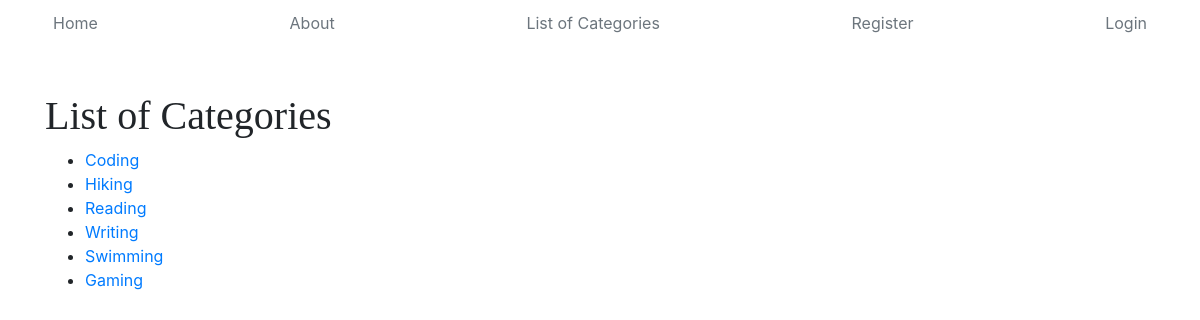
Page /blog/category_list/ on the earlier database version.
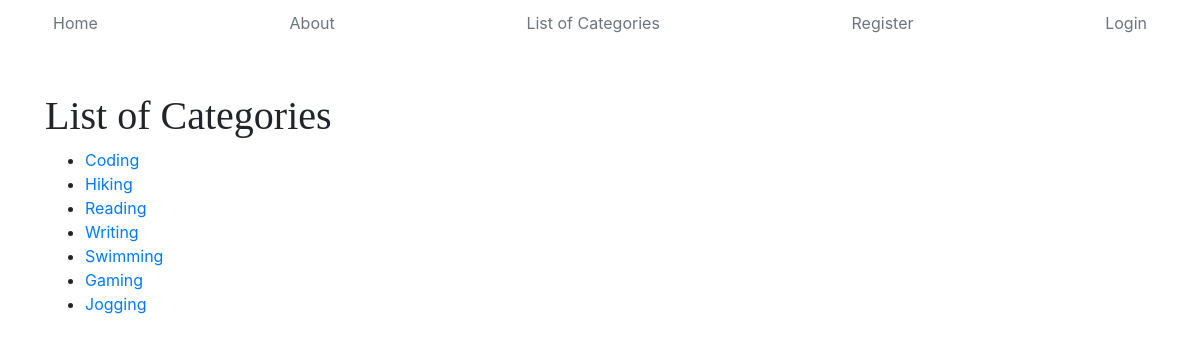
Same page on the later database version.
### blog/models.py (models this page shows, shortened)
class CategoryModel(models.Model):
    title = models.CharField(max_length=255)
    slug = models.SlugField(blank=True,unique=True)

### blog/views.py (the view)
# urls.py: path('category_list/',CategoryList.as_view(),name="category_list"),
class CategoryList(ListView):
    model = CategoryModel
    template_name = "blog/category_list.html"

### blog/templates/blog/category_list.html
{% extends 'base.html' %}
{% block content %}
<div class="container">
{% include 'includes/navbar.html' %}
<h1 class="mt-5">List of Categories</h1>
<ul>
   {% for item in object_list %}
              <li><a href="{% url 'category' item.slug %}">{{item.title}}</a></li>
    {% endfor %}
 </ul>
</div>
{% endblock %}

Differences in the rows shown:
added CategoryModel: title "Jogging"
